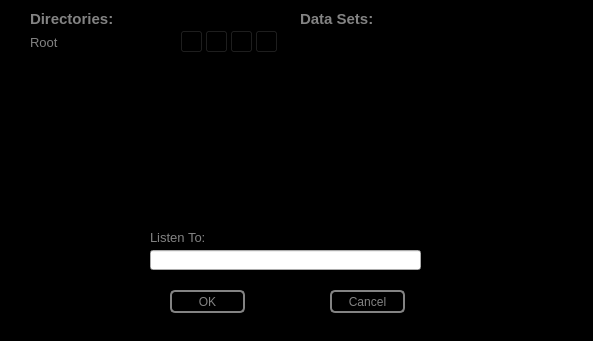
<?xml version="1.0" encoding="UTF-8"?>
<ui version="4.0">
 <class>Dialog</class>
 <widget class="QDialog" name="Dialog">
  <property name="geometry">
   <rect>
    <x>0</x>
    <y>0</y>
    <width>593</width>
    <height>341</height>
   </rect>
  </property>
  <property name="contextMenuPolicy">
   <enum>Qt::NoContextMenu</enum>
  </property>
  <property name="windowTitle">
   <string>Listener Directory</string>
  </property>
  <property name="styleSheet">
   <string notr="true">#Dialog{
	background-color: rgb(0, 0, 0);}</string>
  </property>
  <widget class="QPushButton" name="select">
   <property name="geometry">
    <rect>
     <x>170</x>
     <y>290</y>
     <width>75</width>
     <height>23</height>
    </rect>
   </property>
   <property name="styleSheet">
    <string notr="true">QPushButton:pressed#select{
color:black;
background-color:rgb(131,131,131);
border: 2px solid rgb(131,131,131);
border-radius: 5px
}

QPushButton#select{
color:rgb(131,131,131);
background-color:black;
border: 2px solid rgb(131,131,131);
border-radius: 5px
}</string>
   </property>
   <property name="text">
    <string>OK</string>
   </property>
  </widget>
  <widget class="QLabel" name="dirName">
   <property name="geometry">
    <rect>
     <x>30</x>
     <y>35</y>
     <width>120</width>
     <height>16</height>
    </rect>
   </property>
   <property name="text">
    <string>&lt;html&gt;&lt;head/&gt;&lt;body&gt;&lt;p&gt;&lt;span style=&quot; font-size:10pt; color:#838383;&quot;&gt;Root&lt;/span&gt;&lt;/p&gt;&lt;/body&gt;&lt;/html&gt;</string>
   </property>
  </widget>
  <widget class="QPushButton" name="home">
   <property name="geometry">
    <rect>
     <x>230</x>
     <y>30</y>
     <width>23</width>
     <height>23</height>
    </rect>
   </property>
   <property name="focusPolicy">
    <enum>Qt::NoFocus</enum>
   </property>
   <property name="toolTip">
    <string>Go to Root</string>
   </property>
   <property name="styleSheet">
    <string notr="true">QPushButton#home{
image:url(:/dvPlotter/Pictures/home.png);
background: black;

}

QPushButton:pressed#home{
image:url(:/dvPlotter/Pictures/home.png);
background: black;
border: 2px rgb(131,131,131);
border-radius: 5px
}</string>
   </property>
   <property name="text">
    <string/>
   </property>
  </widget>
  <widget class="QLabel" name="Directories">
   <property name="geometry">
    <rect>
     <x>30</x>
     <y>10</y>
     <width>89</width>
     <height>18</height>
    </rect>
   </property>
   <property name="text">
    <string>&lt;html&gt;&lt;head/&gt;&lt;body&gt;&lt;p&gt;&lt;span style=&quot; font-size:11pt; font-weight:600; color:#838383;&quot;&gt;Directories:&lt;/span&gt;&lt;/p&gt;&lt;/body&gt;&lt;/html&gt;</string>
   </property>
  </widget>
  <widget class="QListWidget" name="dirList">
   <property name="geometry">
    <rect>
     <x>30</x>
     <y>60</y>
     <width>250</width>
     <height>150</height>
    </rect>
   </property>
   <property name="styleSheet">
    <string notr="true">background-color: black;
text-color: rgb(131,131,131);</string>
   </property>
   <property name="frameShape">
    <enum>QFrame::StyledPanel</enum>
   </property>
   <property name="frameShadow">
    <enum>QFrame::Plain</enum>
   </property>
   <property name="editTriggers">
    <set>QAbstractItemView::NoEditTriggers</set>
   </property>
   <property name="wordWrap">
    <bool>true</bool>
   </property>
  </widget>
  <widget class="QLabel" name="DataSets">
   <property name="geometry">
    <rect>
     <x>300</x>
     <y>10</y>
     <width>77</width>
     <height>18</height>
    </rect>
   </property>
   <property name="text">
    <string>&lt;html&gt;&lt;head/&gt;&lt;body&gt;&lt;p&gt;&lt;span style=&quot; font-size:11pt; font-weight:600; color:#838383;&quot;&gt;Data Sets:&lt;/span&gt;&lt;/p&gt;&lt;/body&gt;&lt;/html&gt;</string>
   </property>
  </widget>
  <widget class="QLabel" name="label_4">
   <property name="geometry">
    <rect>
     <x>360</x>
     <y>35</y>
     <width>47</width>
     <height>13</height>
    </rect>
   </property>
   <property name="text">
    <string>&lt;html&gt;&lt;head/&gt;&lt;body&gt;&lt;p&gt;🏠&lt;/p&gt;&lt;/body&gt;&lt;/html&gt;</string>
   </property>
  </widget>
  <widget class="QPushButton" name="back">
   <property name="geometry">
    <rect>
     <x>205</x>
     <y>30</y>
     <width>23</width>
     <height>23</height>
    </rect>
   </property>
   <property name="focusPolicy">
    <enum>Qt::NoFocus</enum>
   </property>
   <property name="toolTip">
    <string>Up Level</string>
   </property>
   <property name="styleSheet">
    <string notr="true">QPushButton#back{
image:url(:/dvPlotter/Pictures/back.png);
background: black;

}

QPushButton:pressed#back{
image:url(:/dvPlotter/Pictures/back.png);
background: black;
border: 2px rgb(131,131,131);
border-radius: 5px
}</string>
   </property>
   <property name="text">
    <string/>
   </property>
  </widget>
  <widget class="QListWidget" name="fileList">
   <property name="geometry">
    <rect>
     <x>300</x>
     <y>60</y>
     <width>250</width>
     <height>150</height>
    </rect>
   </property>
   <property name="styleSheet">
    <string notr="true">background-color: black;</string>
   </property>
  </widget>
  <widget class="QPushButton" name="cancel">
   <property name="geometry">
    <rect>
     <x>330</x>
     <y>290</y>
     <width>75</width>
     <height>23</height>
    </rect>
   </property>
   <property name="styleSheet">
    <string notr="true">QPushButton:pressed#cancel{
color:black;
background-color:rgb(131,131,131);
border: 2px solid rgb(131,131,131);
border-radius: 5px
}

QPushButton#cancel{
color:rgb(131,131,131);
background-color:black;
border: 2px solid rgb(131,131,131);
border-radius: 5px
}</string>
   </property>
   <property name="text">
    <string>Cancel</string>
   </property>
  </widget>
  <widget class="QPushButton" name="addDir">
   <property name="geometry">
    <rect>
     <x>255</x>
     <y>30</y>
     <width>23</width>
     <height>23</height>
    </rect>
   </property>
   <property name="focusPolicy">
    <enum>Qt::NoFocus</enum>
   </property>
   <property name="toolTip">
    <string>Add Directory</string>
   </property>
   <property name="styleSheet">
    <string notr="true">QPushButton#addDir{
image:url(:/dvPlotter/Pictures/add.png);
background: black;

}

QPushButton:pressed#addDir{
image:url(:/dvPlotter/Pictures/add.png);
background: black;
border: 2px rgb(131,131,131);
border-radius: 5px
}</string>
   </property>
   <property name="text">
    <string/>
   </property>
  </widget>
  <widget class="QPushButton" name="refresh">
   <property name="geometry">
    <rect>
     <x>180</x>
     <y>30</y>
     <width>23</width>
     <height>23</height>
    </rect>
   </property>
   <property name="toolTip">
    <string>Refresh</string>
   </property>
   <property name="styleSheet">
    <string notr="true">QPushButton#refresh{
image:url(:/dvPlotter/Pictures/refresh.png);
background: black;

}

QPushButton:pressed#refresh{
image:url(:/dvPlotter/Pictures/refresh.png);
background: black;
border: 2px rgb(131,131,131);
border-radius: 5px
}</string>
   </property>
   <property name="text">
    <string/>
   </property>
  </widget>
  <widget class="QLineEdit" name="currentDrc">
   <property name="geometry">
    <rect>
     <x>150</x>
     <y>250</y>
     <width>271</width>
     <height>20</height>
    </rect>
   </property>
  </widget>
  <widget class="QLabel" name="label">
   <property name="geometry">
    <rect>
     <x>150</x>
     <y>230</y>
     <width>57</width>
     <height>16</height>
    </rect>
   </property>
   <property name="text">
    <string>&lt;html&gt;&lt;head/&gt;&lt;body&gt;&lt;p&gt;&lt;span style=&quot; font-size:10pt; color:#838383;&quot;&gt;Listen To:&lt;/span&gt;&lt;/p&gt;&lt;/body&gt;&lt;/html&gt;</string>
   </property>
  </widget>
 </widget>
 <resources>
  <include location="Resources/dvPlotterResources.qrc"/>
 </resources>
 <connections/>
</ui>
